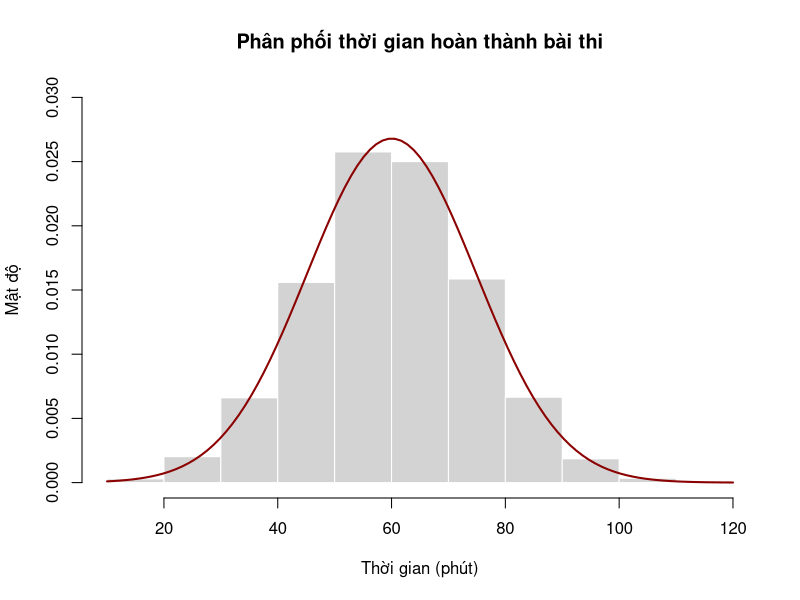
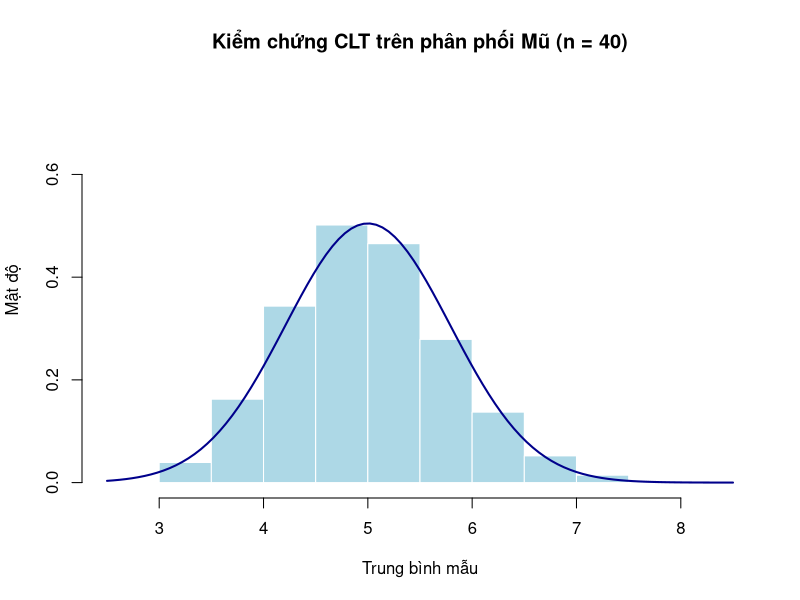
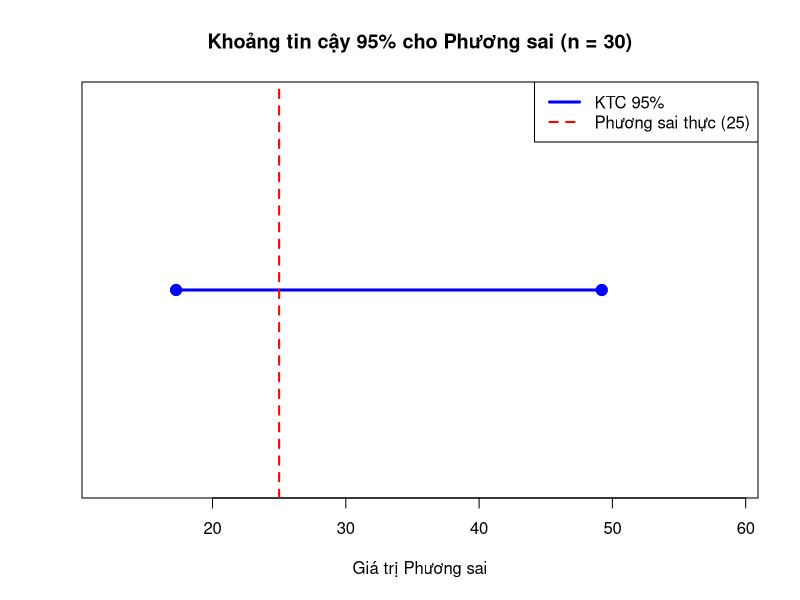
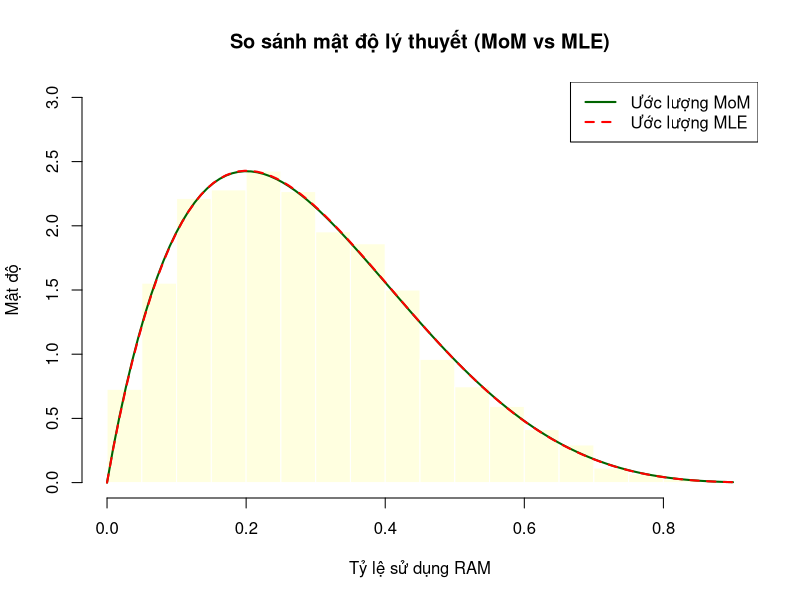

Write the R code that produced these figures, in order.
## ---- chunk 1
knitr::opts_chunk$set(echo = TRUE, warning = FALSE, message = FALSE)
set.seed(123)
## ---- chunk 2
t_raw <- rnorm(5000, mean = 60, sd = 15)

na_pos <- sample(1:5000, 150)
t_raw[na_pos] <- NA

safe_pos <- which(!is.na(t_raw))
neg_pos <- sample(safe_pos, 50)
t_raw[neg_pos] <- runif(50, -30, -1)
## ---- chunk 3
t_clean <- t_raw[!is.na(t_raw) & t_raw >= 0]
df1 <- data.frame(Time = t_clean)
n_clean <- nrow(df1)
cat("Số quan sát sau khi làm sạch:", n_clean)
## ---- chunk 4
mean_t <- mean(df1$Time)
sd_t <- sd(df1$Time)

cat("Mean:", round(mean_t, 4), "| SD:", round(sd_t, 4))

hist(df1$Time,
  freq = FALSE,
  main = "Phân phối thời gian hoàn thành bài thi",
  xlab = "Thời gian (phút)",
  ylab = "Mật độ",
  col = "lightgray",
  border = "white",
  ylim = c(0, 0.03)
)

curve(dnorm(x, mean = mean_t, sd = sd_t),
  add = TRUE,
  col = "darkred",
  lwd = 2
)
## ---- chunk 5
prob <- pnorm(45, mean = mean_t, sd = sd_t)
cat("P(Time < 45) =", round(prob, 4))
## ---- chunk 6
cutoff <- qnorm(0.05, mean = mean_t, sd = sd_t)
cat("Mốc thời gian nhận thưởng (Top 5% nhanh nhất):", round(cutoff, 2), "phút")
## ---- chunk 7
clt <- function(n, lambda, R = 5000) {
  means_vector <- numeric(R)
  for (i in 1:R) {
    means_vector[i] <- mean(rexp(n, rate = lambda))
  }
  means_vector
}
## ---- chunk 8
n_val <- 40
lam <- 0.2
means <- clt(n = n_val, lambda = lam)

mu_lt <- 1 / lam
var_lt <- 1 / (n_val * lam^2)
sd_lt <- sqrt(var_lt)

hist(means,
  freq = FALSE,
  main = "Kiểm chứng CLT trên phân phối Mũ (n = 40)",
  xlab = "Trung bình mẫu",
  ylab = "Mật độ",
  col = "lightblue",
  border = "white",
  ylim = c(0, 0.75)
)

curve(dnorm(x, mean = mu_lt, sd = sd_lt),
  add = TRUE,
  col = "darkblue",
  lwd = 2
)
## ---- chunk 9
mau_exp <- rexp(30, rate = lam)
n_s <- 30
s2 <- var(mau_exp)

alpha <- 0.05
chi1 <- qchisq(1 - alpha / 2, df = n_s - 1)
chi2 <- qchisq(alpha / 2, df = n_s - 1)

ci_low <- (n_s - 1) * s2 / chi1
ci_up <- (n_s - 1) * s2 / chi2

cat("Phương sai mẫu S^2:", round(s2, 4), "\n")
cat("KTC 95%: [", round(ci_low, 4), ";", round(ci_up, 4), "]\n")
cat("Phương sai lý thuyết thực tế:", 1 / lam^2)
## ---- chunk 10
ci_df <- data.frame(
  Metric = c("Cận dưới", "Cận trên", "Độ rộng"),
  Value = c(ci_low, ci_up, ci_up - ci_low)
)
print(ci_df)

plot(NA,
  xlim = c(ci_low * 0.7, ci_up * 1.2),
  ylim = c(0.5, 1.5),
  xlab = "Giá trị Phương sai",
  ylab = "",
  yaxt = "n",
  main = "Khoảng tin cậy 95% cho Phương sai (n = 30)"
)

lines(c(ci_low, ci_up), c(1, 1), col = "blue", lwd = 3)
points(c(ci_low, ci_up), c(1, 1), pch = 19, col = "blue", cex = 1.5)
abline(v = 1 / lam^2, col = "red", lty = 2, lwd = 2)

legend("topright",
  legend = c("KTC 95%", "Phương sai thực (25)"),
  col = c("blue", "red"),
  lty = c(1, 2),
  lwd = c(3, 2)
)
## ---- chunk 11
df3 <- data.frame(
  ram = rbeta(3000, shape1 = 2, shape2 = 5)
)
## ---- chunk 12
mean_ram <- mean(df3$ram)
var_ram <- var(df3$ram)

k_mom <- (mean_ram * (1 - mean_ram) / var_ram) - 1
a_mom <- mean_ram * k_mom
b_mom <- (1 - mean_ram) * k_mom

cat("MoM: alpha =", round(a_mom, 4), "| beta =", round(b_mom, 4))
## ---- chunk 13
nll_func <- function(params, data) {
  a <- params[1]
  b <- params[2]
  -sum(dbeta(data, shape1 = a, shape2 = b, log = TRUE))
}

fit <- nlminb(
  start = c(a_mom, b_mom),
  objective = nll_func,
  data = df3$ram,
  lower = c(1e-5, 1e-5)
)

a_mle <- fit$par[1]
b_mle <- fit$par[2]

cat("MLE: alpha =", round(a_mle, 4), "| beta =", round(b_mle, 4))
## ---- chunk 14
hist(df3$ram,
  freq = FALSE,
  main = "So sánh mật độ lý thuyết (MoM vs MLE)",
  xlab = "Tỷ lệ sử dụng RAM",
  ylab = "Mật độ",
  col = "lightyellow",
  border = "white",
  ylim = c(0, 3)
)

curve(dbeta(x, shape1 = a_mom, shape2 = b_mom),
  add = TRUE,
  col = "darkgreen",
  lwd = 2
)

curve(dbeta(x, shape1 = a_mle, shape2 = b_mle),
  add = TRUE,
  col = "red",
  lty = 2,
  lwd = 2
)

legend("topright",
  legend = c("Ước lượng MoM", "Ước lượng MLE"),
  col = c("darkgreen", "red"),
  lty = c(1, 2),
  lwd = c(2, 2)
)
## ---- chunk 15
n_r <- length(df3$ram)
alpha_ci <- 0.01

idx1 <- qbinom(alpha_ci / 2, size = n_r, prob = 0.5)
idx2 <- qbinom(1 - alpha_ci / 2, size = n_r, prob = 0.5) + 1

sorted_ram <- sort(df3$ram)
med_low <- sorted_ram[idx1]
med_up <- sorted_ram[idx2]

cat("KTC 99% cho Median: [", round(med_low, 4), ";", round(med_up, 4), "]\n")
cat("Trung vị mẫu thực tế:", round(median(df3$ram), 4))
